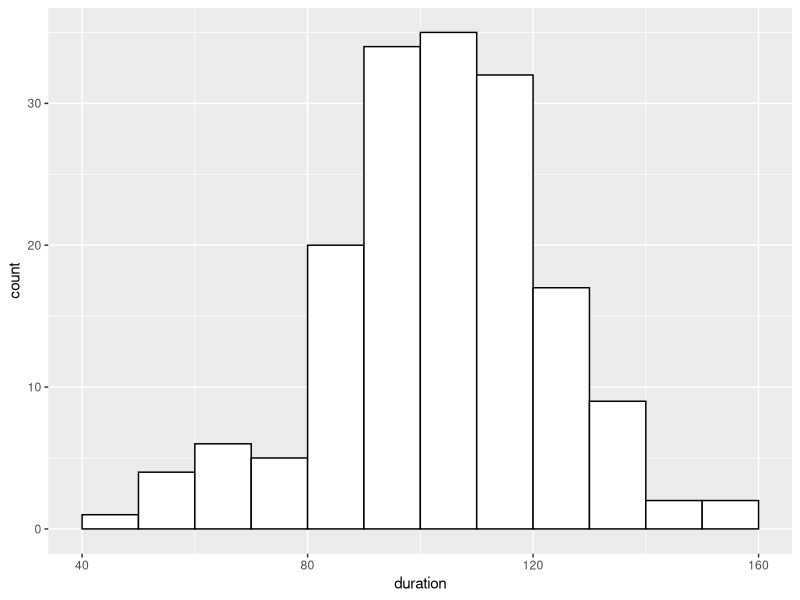
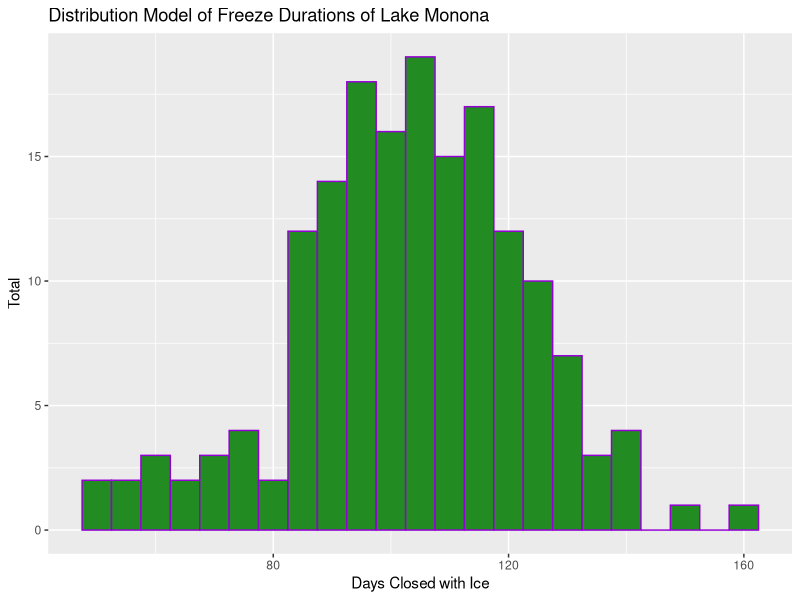
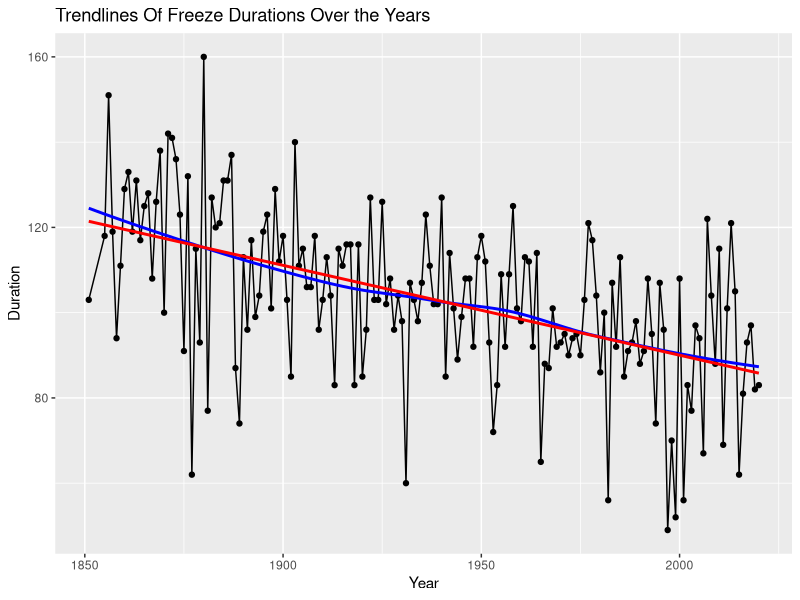
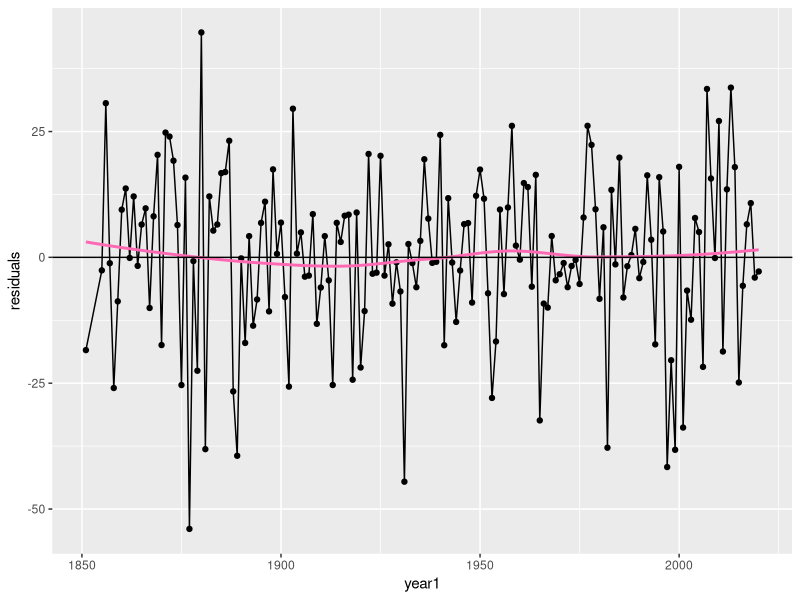
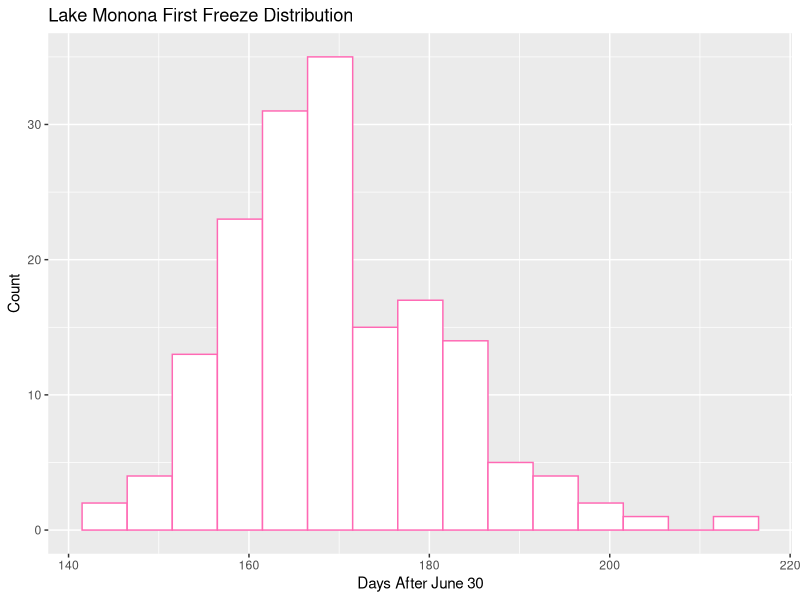
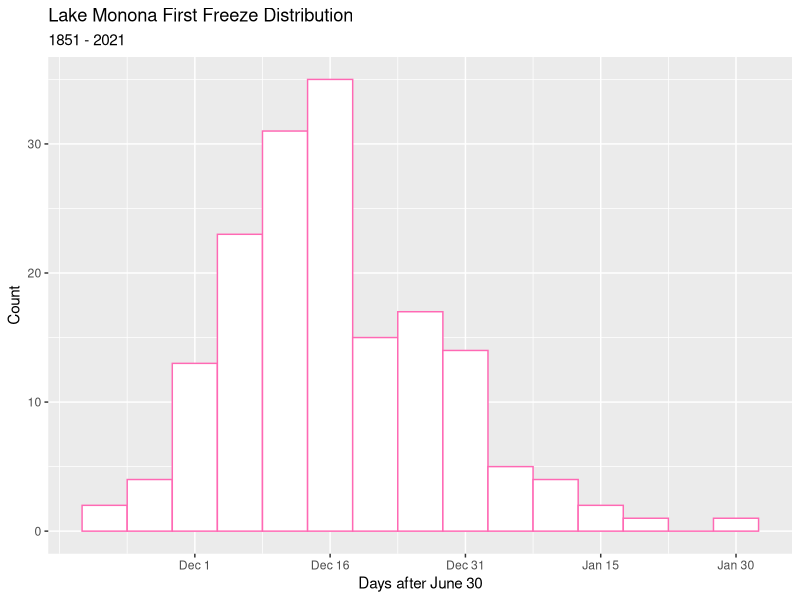
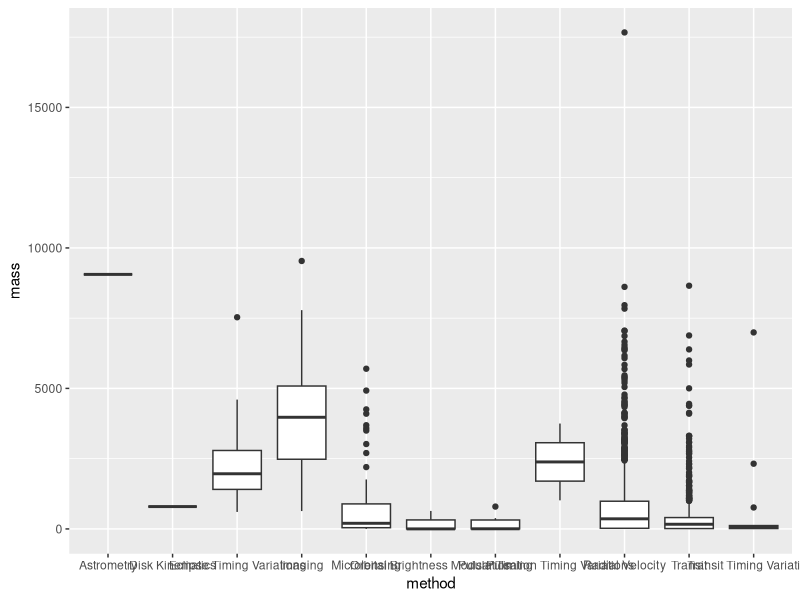
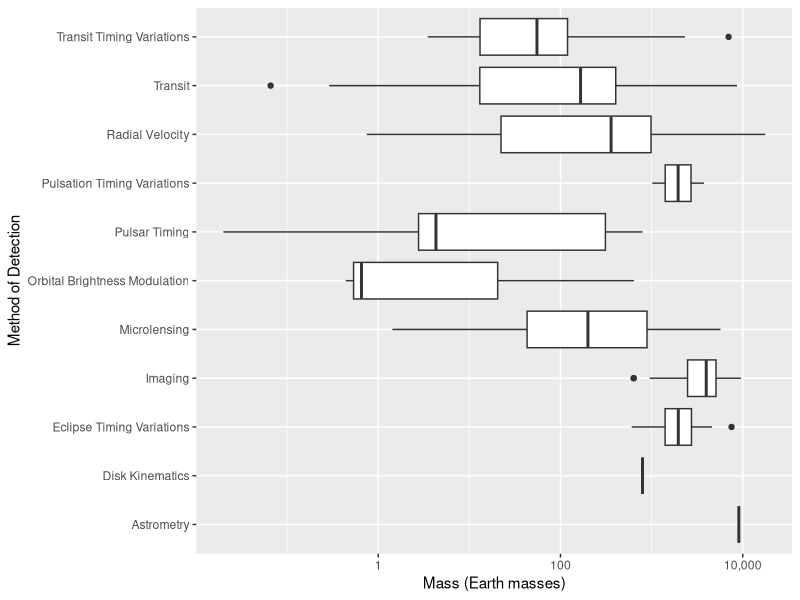

Reproduce these figures in R, in order.
## ---- chunk 1
knitr::opts_chunk$set(echo = TRUE, message=FALSE)
library(tidyverse)
library(lubridate)
## ---- chunk 2
## The echo = FALSE argument to this chunk
##   means that the code will not appear in the output
##   but the code will run so that the data is in the session

## Read Lake Monona data
## Remove rows with missing data
monona = read_csv("../../data/lake-monona-winters-2021.csv") %>%
  drop_na()
## ---- chunk 3
ggplot(monona, aes(x=duration)) +
  geom_histogram(boundary=0, binwidth=10, color="black", fill="white")
## ---- chunk 4
monona %>% 
  filter(duration >40, duration<70) 

## ---- chunk 5
## modify this code
ggplot(monona, aes(x = duration)) +
  geom_histogram(fill = "forestgreen", color = "darkviolet", binwidth = 5, center = 70) +
  xlab("Days Closed with Ice") +
  ylab("Total") +
  ggtitle("Distribution Model of Freeze Durations of Lake Monona")
## ---- chunk 6
ggplot(monona, aes(x = year1, y = duration)) + 
  geom_line() +
  geom_point() +
  geom_smooth(se=FALSE, color="blue") +
  geom_smooth(method="lm", se=FALSE, color = "red") + 
  xlab("Year") +
  ylab("Duration") +
  ggtitle("Trendlines Of Freeze Durations Over the Years")
## ---- chunk 7
## Fit the model
fit = lm(duration ~ year1, data = monona)

## Add fitted values and residuals to the data set
monona = monona %>% 
  mutate(fitted = fitted(fit),
         residuals = residuals(fit))
## ---- chunk 8
ggplot(monona, aes(x = year1, y = residuals)) + 
  geom_line() +
  geom_point() +
  geom_smooth(se=FALSE, color="hotpink") +
  geom_hline(yintercept = 0)
## ---- chunk 9
## add winter_day = #days of first freeze after June 30
monona = monona %>% 
  mutate(winter_day = as.numeric(
    first_freeze - ymd(str_c(year1,"-06-30"))))
## ---- chunk 10
ggplot(monona, aes(x = winter_day)) +
  geom_histogram(fill = "white", color = "hotpink", center = 154, binwidth = 5) +
  xlab("Days After June 30") +
  ylab("Count") +
  ggtitle("Lake Monona First Freeze Distribution")

## ---- chunk 11
ggplot(monona, aes(x = winter_day)) +
  geom_histogram(binwidth = 5, center = 154, color = "hotpink", fill = "white") + 
  scale_x_continuous(breaks = seq(154,214, by = 15),
                     labels = c("Dec 1", "Dec 16", "Dec 31", "Jan 15", "Jan 30")) +
  xlab("Days after June 30") +
  ylab("Count") +
  ggtitle("Lake Monona First Freeze Distribution",
          subtitle = "1851 - 2021")
## ---- chunk 12
## Note: the file begins with 100 comment lines which we skip
exo = read_csv("../../data/exoplanets_default_2021-06-15.csv", skip = 100) %>% 
  select(pl_name, hostname, discoverymethod, pl_bmasse) %>%
  rename(planet = pl_name,
         star = hostname,
         method = discoverymethod,
         mass = pl_bmasse) %>% 
  drop_na(mass)
## ---- chunk 13
ggplot(exo, aes(x = method, y = mass)) +
  geom_boxplot()
## ---- chunk 14
## You may need to install the scales package if the next line causes an error
library(scales)

## Make the side-by-side boxplots
ggplot(exo, aes(x = method, y = mass)) +
  geom_boxplot() +
  ## (A) What does the following line do?
  scale_y_continuous(trans = "log10" , label = comma) +
  xlab("Method of Detection") +
  ylab("Mass (Earth masses)") +
  ## (B) What does the following line do?
  coord_flip()
## ---- chunk 15
ggplot(exo, aes(x = mass)) +
  geom_density(color="hotpink", fill="white") + 
  xlab("Masses of Exoplanets") +
  ylab("Density") +
  ggtitle("Density of Exoplanet Mass")
## ---- chunk 16
ggplot(exo, aes(x = mass)) +
  geom_density(color="hotpink", fill="white") + 
  scale_x_continuous(trans = "log10" , label = comma) +
  xlab("Masses of Exoplanets") +
  ylab("Density") +
  ggtitle("Density of Exoplanet Mass")
